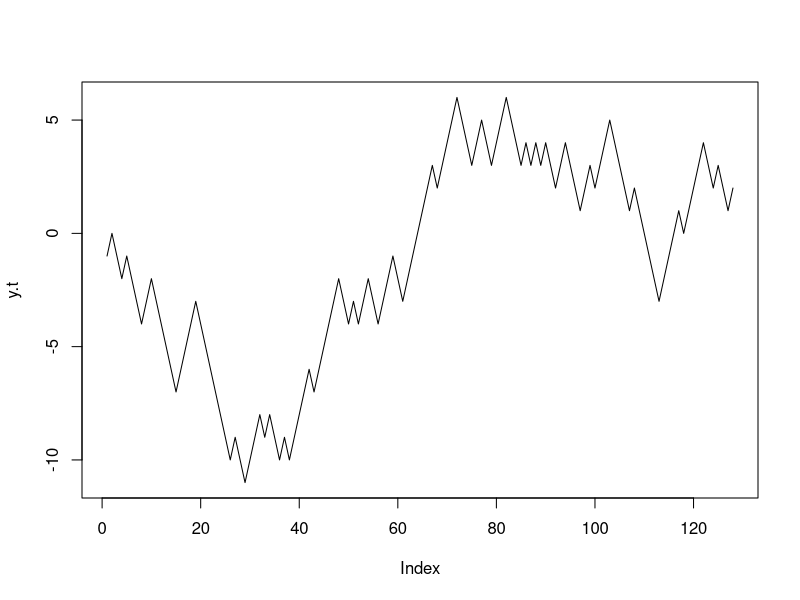
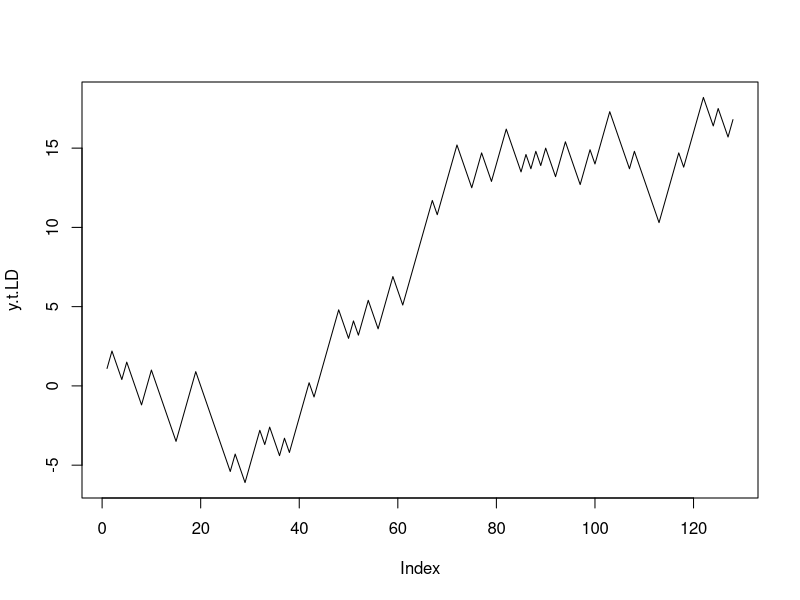

Write the R code that produced these figures, in order. (Note: this script raises an error after producing the figures.)
### Recreating Figures and Concepts covered in:  ###########
######### Reappraisal of Freq. Domain Techniques ###########
####### for Assessing Feq. Stability Measurements ##########
################### Don Percival, 1987 #####################

#########   Section 3    ####################
###Figure 2: Frequency Drift Problem
##Random Walk AVAR vs. Bandpass Variance with Random Walk

#1. Create some data
set.seed(1)
N <- 128
y.t <- cumsum(sample(c(-1, 1), N, TRUE))
#add in a linear drift
y.t.LD <- y.t + 2 + 0.1*(1:N)
plot(y.t, type = "l")
plot(y.t.LD, type = "l")

#2. Calculate AVAR(y.t) and AVAR(y.t.LD)

AVAR.RW_y.t <- getAvars(N=N,y=y.t)
AVAR.RW_y.t.LD <- getAvars(N,y.t.LD)

#2. Difference the Data

z.t <- diff(y.t.LD) + 0.1
plot(z.t, type = "l")

#3. Estimate S_Z (spectrum of z process) using multitaper:
f.nyquist <- 1/2
N.prime <- N
f.j.prime <- seq(0,f.nyquist, length.out = N.prime/2 + 1)
X.tilde.prime <- z.t

t <- 0:(N.prime-1)
S.x.hat <- rep(NA, times = N.prime/2 + 1) #where S_x.hat(f'_j) will be saved

for(j in 0:N.prime/2){
  k.vec <- rep(NA,times = 6)
  for(k in 0:5){
    W.t <- h.k.prime(k = k, N=N, N.prime = N.prime)*X.tilde.prime
    inner.sum <- sum(W.t*exp(-complex(real = 0, imaginary = 1)*2*pi*t*j/N.prime))
    k.vec[k + 1] <- abs(inner.sum)^2
  }
  S.x.hat[j] <- (1/length(k.vec))*sum(k.vec)
}

#4. S_Y(f) = S_Z/4sin^2(pi*f)

spec.y <- spec.z$spec/(4*sin(pi*spec.z$freq)^2)

par(mfrow = c(2,1))
plot(log(spec.z$freq), log(spec.z$spec), type = "l")
plot(log(spec.z$freq), log(spec.y), type = "l")



############ Section 4 ##############################
##Estimation of Parameters of Power Law Process: Gaussian White Noise
##sdf vs. AVAR approach

#We already know for WN(0,1), S_y(f) = 1

#1. Create some data: 1000 realizations of N=128 WN(0,1)
N <- 128
Y <- matrix(NA, nrow = 1000,ncol = 128)

for(i in 1:1000){
set.seed(i)
Y[i,] <- rnorm(N,mean = 0, sd = 1)
}

#2. Calculate AVAR estimates
AVAR.Y <- matrix(NA, nrow = 1000, ncol = 6)
for(i in 1:1000){
  AVAR.Y[i,] <- getAvars(N,Y[i,])$avarRes$avars
}

#3. Calculate S_y(f_k) estimates
Spec.Y <- matrix(NA, nrow = 1000, ncol = 64)
for(i in 1:1000){
  Spec.Y[i,] <- spec.pgram(Y[i,], plot = FALSE)$spec
}

#4. fit lines in log-log space to these estimates
v_k <- (0:5)*log(2)
alpha.ests_AVAR <- alpha.ests_spec <- rep(NA, times = 1000)

for(i in 1:1000){
 alpha.ests_AVAR[i] <-  -(lm(log(AVAR.Y[i,]) ~ v_k)$coefficients[2] + 1)
}

log_fk <- log(1:64/128)

for(i in 1:1000){
  alpha.ests_spec[i] <-  lm(log(Spec.Y[i,]) ~  log_fk)$coefficients[2] 
}


mean(alpha.ests_AVAR)
mean(alpha.ests_spec)








###Allan Variance####
#### Functions from Amanda ####
avar_fn=function(y,tau){
  n=length(y)
  
  div=seq(1,n,by = tau)
  
  M=length(div)-1 #number of groups
  
  groupmeans = numeric(M)
  for(i in 1:M){
    groupmeans[i]=mean(y[div[i]:(div[i+1]-1)])
  }
  
  1/(2*(M-1)) * sum(diff(groupmeans)^2)
}

getAvars=function(N, y){
  taus = 2^(0:5)
  
  avars=numeric(length(taus))
  
  for (i in 1:length(taus)){
    avars[i]=avar_fn(y,taus[i])
  }
  
  m1=data.frame(taus=taus,avars=avars)  
  fit=lm(log(sqrt(avars))~log(taus),data = m1)
  slope=as.numeric(fit$coefficients[2])
  int=as.numeric(fit$coefficients[1])
  
  avarRes=data.frame(taus=taus,avars=avars,N=N,slope=slope,int=int)  
  
  ##########################################
  # get SE
  ##########################################
  SEests=data.frame()
  
  new=data.frame(N=N,out=exp(int+slope*log(N)), type="AD")
  new2=data.frame(N=N,out=sd(y)/sqrt(N), type="SE")
  new3=data.frame(N=N,out=1/sqrt(N), type="true")
  SEests=bind_rows(new,new2,new3)
  
  return(list(avarRes=avarRes,SEests=SEests))
}
